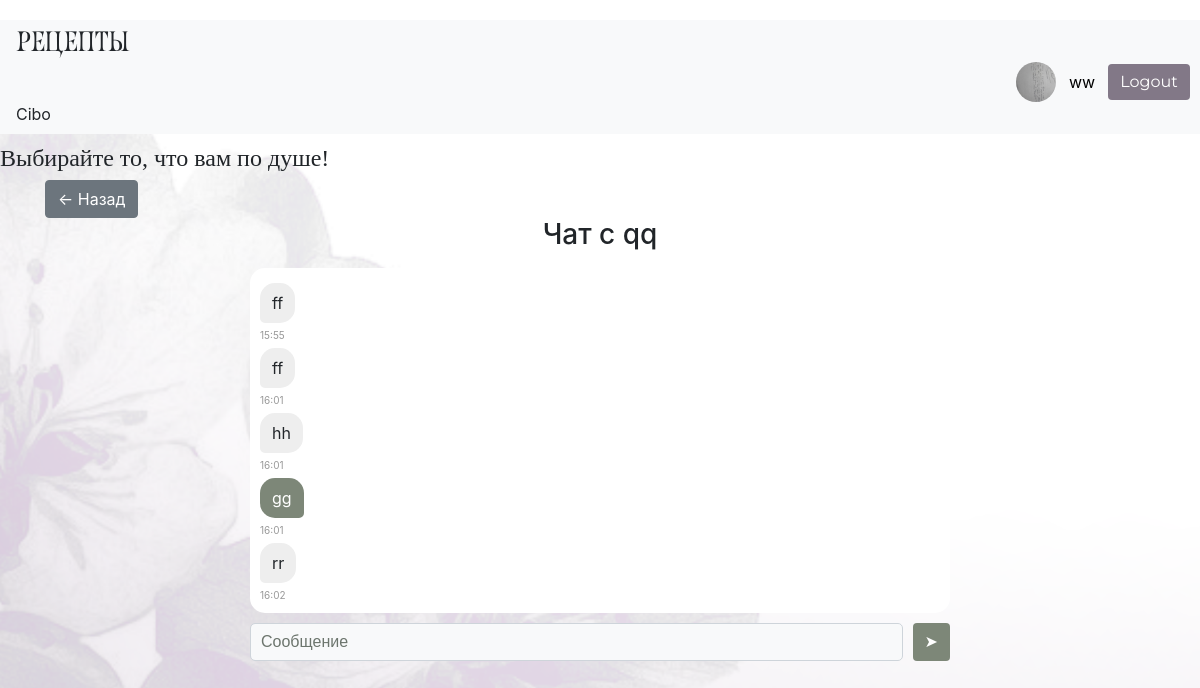
The app's page /chat/2 (signed in), older data.
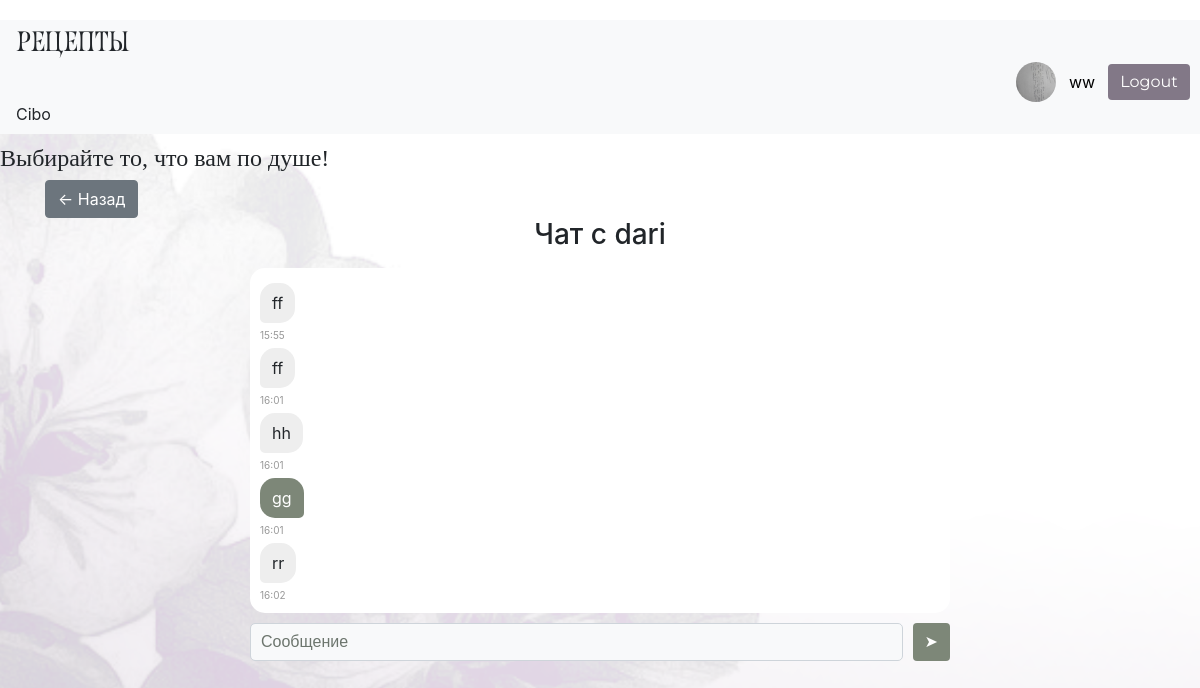
The same page, newer data.
### data/user.py (models this page shows, shortened)
class User(SqlAlchemyBase, UserMixin):
    __tablename__ = 'users'
    id = sa.Column(sa.Integer, primary_key=True, autoincrement=True)
    email = sa.Column(sa.String, index=True, unique=True, nullable=False)
    username = sa.Column(sa.String, nullable=True)
    name = sa.Column(sa.String, nullable=True)
    age = sa.Column(sa.Integer, nullable=True)
    description = sa.Column(sa.String, nullable=True)
    hashed_password = sa.Column(sa.String, nullable=True)
    avatar = sa.Column(sa.String, nullable=True)
    subscribers = sa.Column(sa.Integer, default=0)
    created_at = sa.Column(sa.DateTime, default=sa.func.now())
    recipes = relationship("Recipe", back_populates="user")

### data/messages.py (models this page shows)
class Message(SqlAlchemyBase):
    __tablename__ = 'messages'
    id = sa.Column(sa.Integer, primary_key=True, autoincrement=True)
    sender_id = sa.Column(sa.Integer, sa.ForeignKey('users.id'))
    receiver_id = sa.Column(sa.Integer, sa.ForeignKey('users.id'))
    text = sa.Column(sa.String)
    created_at = sa.Column(sa.DateTime, default=sa.func.now())

### main.py (the view, shortened to what this page needs)
@app.route('/chat/<int:user_id>', methods=['GET', 'POST'])
@login_required
def chat(user_id):
    session = create_session()
    messages = (session.query(Message).filter(or_(and_(Message.sender_id == current_user.id,
                                                      Message.receiver_id == user_id),
                                                 and_(Message.sender_id == user_id,
                                                      Message.receiver_id == current_user.id)))
                .order_by(Message.created_at).all())
    user = session.get(User, user_id)
    return render_template('chat.html', messages=messages, user=user)

### data/db_session.py (called while the page is built)
def create_session() -> Session:
    global __factory
    return __factory()

### main.py (called while the page is built)
@login_manager.user_loader
def load_user(user_id):
    session = create_session()
    return session.get(User, user_id)

### templates/chat.html
{% extends "base.html" %}
{% block content %}
<a href="{{'/'}}" class="btn btn-secondary">← Назад</a>
<div class="chat-container">
    <h3 class="text-center mb-3">Чат с {{ user.name }}</h3>
    <div class="chat-box">
        {% for m in messages %}
            <div>
                {% if m.sender_id == current_user.id %}
                    <div class="my-msg">
                        {{ m.text }}
                    </div>
                {% else %}
                    <div class="other-msg">
                        {{ m.text }}
                    </div>
                {% endif %}
            </div>
            <div class="message-time">{{ m.created_at.strftime('%H:%M') }}</div>
        {% endfor %}
    </div>
    <form method="post" class="chat-input">
        <input type="text" name="text" class="form-control" placeholder="Сообщение">
        <button class="btn btn-custom-green">➤</button>
    </form>
</div>
{% endblock %}

### templates/base.html (shortened to what this page needs)
<!DOCTYPE html>
<html lang="en">
<head>
    <link rel="stylesheet"
          href="https://stackpath.bootstrapcdn.com/bootstrap/4.4.1/css/bootstrap.min.css"
>
    <link rel="stylesheet" href="{{ url_for('static', filename='css/style.css') }}">
</head>
<body>
<header>
    <nav class="navbar navbar-light bg-light d-flex justify-content-between">
        <h3 class="mb-0 logo-text">Рецепты</h3>
        <div class="d-flex align-items-center">
            {% if current_user.is_authenticated %}
                 <a href="/profile/{{ current_user.id }}" class="d-flex align-items-center user-link">
                     <img src="{{ url_for('static', filename=current_user.avatar or 'img/base_av.png') }}"
                          style="width:40px; height:40px; border-radius:50%; object-fit:cover; margin-right:8px;">
                     <span class="mr-2">
                         {{ current_user.name }}
                     </span>
                 </a>
                 <a href="/logout" class="btn btn-custom-purple">Logout</a>
            {% else %}
                 <a href="/register" class="btn btn-custom-green">Register</a>
                 <a href="/login" class="btn btn-custom-purple">Sign in</a>
            {% endif %}
        </div>
        <span class="mr-3">Cibo</span>
    </nav>
    <h4 class="header h4">Выбирайте то, что вам по душе!</h4>
</header>
<main role="main" class="container">
    {% block content %}{% endblock %}
</main>
<link href="https://cdn.jsdelivr.net/npm/sweetalert2@11/dist/sweetalert2.min.css" rel="stylesheet">
</body>
</html>

### static/css/style.css (style rules this page uses)
body { background-image: url('/static/img/fon.png'); background-size: cover; background-repeat: no-repeat; background-position: center; background-attachment: fixed; padding-top: 20px; }
.btn-custom-green { background-color: #7d8778; color: white; border: none; font-family: 'Montserrat', sans-serif; }
.btn-custom-purple { background-color: #827887; color: white; border: none; font-family: 'Montserrat', sans-serif; }
.logo-text { font-family: 'Roshcha', serif !important; }
header h4 { font-family: 'Playfair Display', serif; font-size: 22px; margin-top: 10px; }
.navbar .d-flex.align-items-center { margin-left: 500px; gap: 5px; }
.user-link { text-decoration: none; color: black; }
.form-control { background-color: #f8f9fa; color: #212529; border: 1px solid #ced4da; border-radius: 5px; padding: 5px 10px; font-family: 'Montserrat', sans-serif; }
.form-control::placeholder { color: #6c756d; }
.chat-box { max-height: 400px; overflow-y: auto; margin-bottom: 10px; }
.my-msg { text-align: right; background: #7d8778; color: white; padding: 5px; border-radius: 10px; margin: 5px; }
.other-msg { text-align: left; background: #eee; padding: 5px; border-radius: 10px; margin: 5px; }
.chat-container { max-width: 700px; margin: 0 auto; }
.chat-box { max-height: 400px; overflow-y: auto; padding: 10px; background: white; border-radius: 15px; margin-bottom: 10px; }
.my-msg { text-align: right; background: #7d8778; color: white; padding: 8px 12px; border-radius: 15px 15px 5px 15px; margin: 5px 0; display: inline-block; max-width: 70%; }
.other-msg { text-align: left; background: #eee; padding: 8px 12px; border-radius: 15px 15px 15px 5px; margin: 5px 0; display: inline-block; max-width: 70%; }
.chat-input { display: flex; gap: 10px; }
.message-time { font-size: 10px; color: #999; }

Row changes from the older to the newer data that the page shows:
changed User: name "qq" → "dari"
